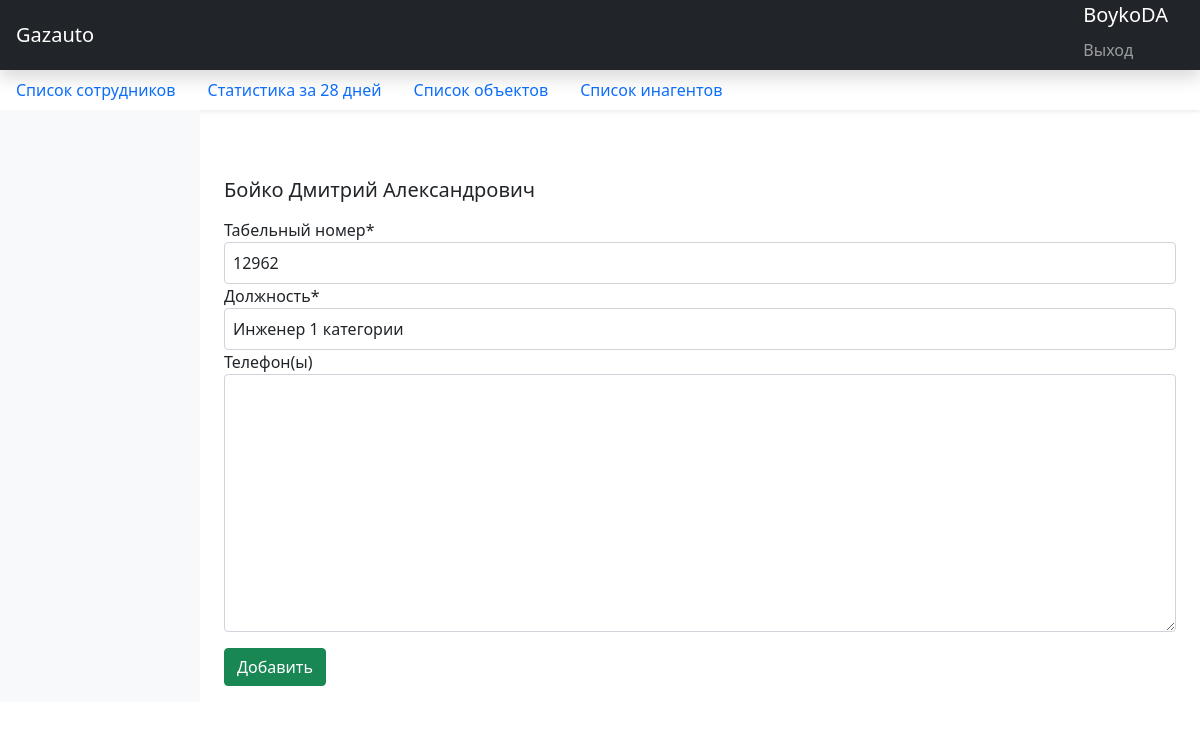
The page /user/boykoda12962/edit/ (signed in) on the database as committed earlier.
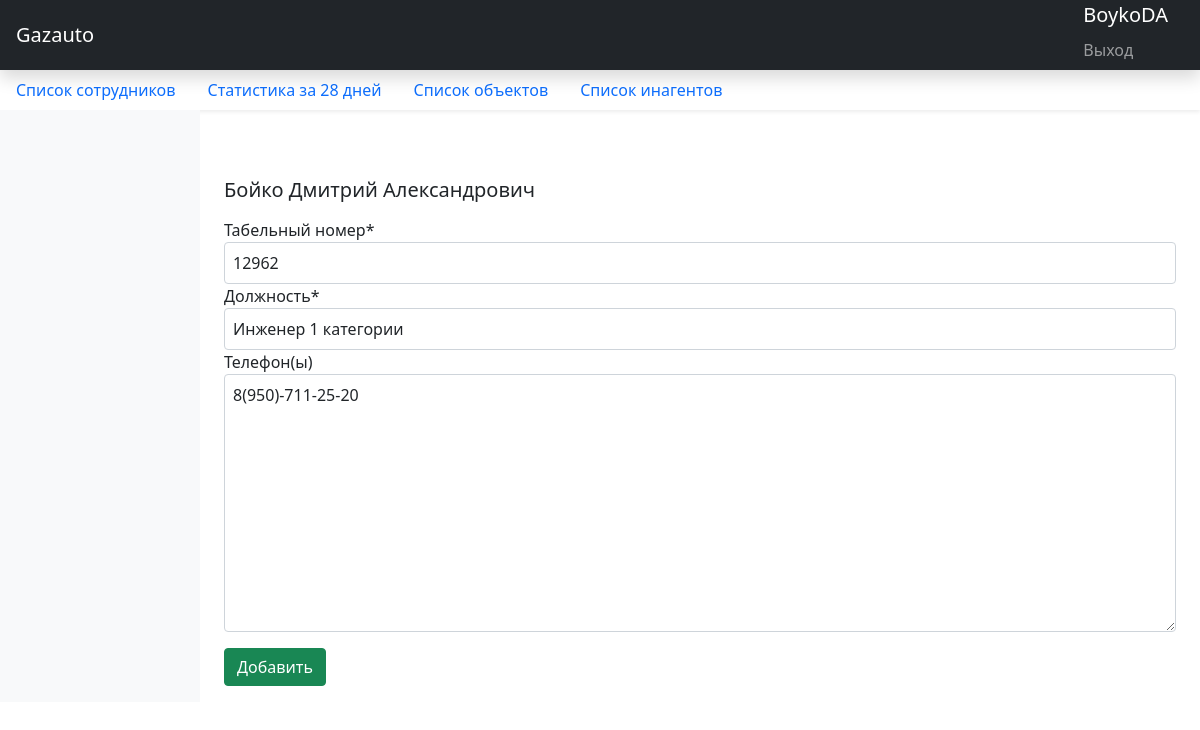
The same page on the database as committed later.
### statistic_app/models.py (models this page shows, shortened)
class Profile(models.Model):
    user = models.OneToOneField(User, on_delete=models.SET_NULL, null=True, verbose_name="Пользователь")
    father_name = models.CharField("Отчество", max_length=200, blank=True, null=True)
    tabel_num = models.IntegerField(verbose_name="Табельный номер", default=0)
    position = models.CharField("Должность", max_length=200)
    user_location = models.ForeignKey(UserLocation, verbose_name="Местоположение пользователя",
                                      on_delete=models.SET_NULL, null=True)
    url = models.SlugField(max_length=255, unique=True, db_index=True, verbose_name="URL", default=None, null=True,
                           blank=True)
    phone_number = models.CharField(verbose_name="Телефон(ы)", max_length=200, blank=True, null=True)
    project = models.ForeignKey(Project, verbose_name="Проект",
                                          on_delete=models.SET_NULL, blank=True, null=True, related_name='project')
    description = models.TextField("Описание события", null=True, blank=True)
    pub_date = models.DateField('Время события', default=datetime.date.today, blank=False, null=False)
    class Meta:
        ordering = ['-user.username']
    class Meta:
        verbose_name = "Сотрудник"
        verbose_name_plural = "Сотрудники"

### statistic_app/views.py (the view)
# urls.py: path('user/<str:slug>/edit/', UserEditView.as_view(), name='user_edit'),
class UserEditView(LoginRequiredMixin, ObjectUpdateMixin, View):
    form_model = UserEditForm
    login_url = '/accounts/login'
    model = Profile
    template = 'user/user_edit.html'
    success_url = reverse_lazy('user')
    fields = ['tabel_num', 'position', 'phone_number']

### statistic_app/forms.py
class UserEditForm(forms.ModelForm):
    class Meta:
        model = Profile
        fields = ['tabel_num', 'position', 'phone_number']
        widgets = {
            'tabel_num': forms.TextInput(attrs={'class': 'form-control p-2'}),
            'position': forms.TextInput(attrs={'class': 'form-control p-2'}),
            'phone_number': forms.Textarea(attrs={'class': 'form-control p-2'}),
        }

### statistic_app/utils.py (called while the page is built)
    def get(self, request, slug):
        object = self.model.objects.get(url__iexact=slug)
        bound_form = self.form_model(instance=object)
        return render(request, self.template, context={
            'form': bound_form,
            self.model.__name__.lower(): object,
        })

### templates/user/user_edit.html (shortened to what this page needs)
{% extends 'index.html' %}
{% load crispy_forms_tags %}
{% block contents %}
<h5 class="blog-post-title mb-3">{{ profile.user.last_name }} {{ profile.user.first_name }} {{ profile.father_name }}</h5>
<form method="post">
    {{ form|crispy }}
    <button type="submit" class="btn btn-success my-3">Добавить</button>
</form>
{% endblock %}

Rows that differ between the two databases and show on the page:
changed Profile "Александрович": phone_number (not shown) → "8(950)-711-25-20"
